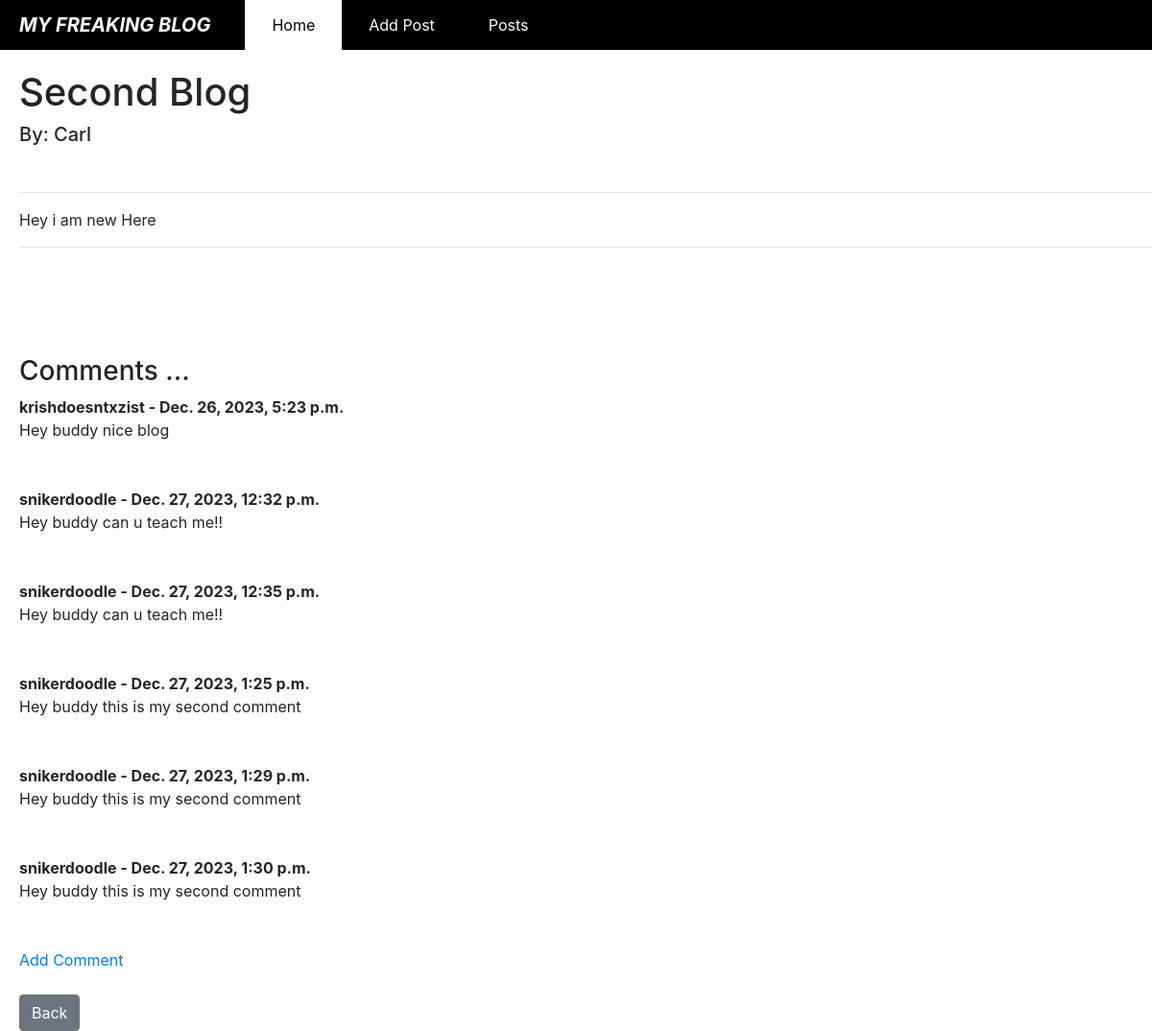
The app's page /article/2 with its own data.
### myblog/models.py (models this page shows, shortened)
class Post(models.Model):
    title = models.CharField(max_length=255)
    author = models.ForeignKey(User,on_delete=models.CASCADE)
    body = models.TextField()

class Comment(models.Model):
    post = models.ForeignKey(Post, on_delete=models.CASCADE ,related_name='comments')
    name = models.CharField(max_length=255)
    body = models.TextField()
    date_added = models.DateTimeField(auto_now_add=True)

### myblog/views.py (the view)
# urls.py: path('article/<int:pk>', ArticleDetailViews.as_view(),name = 'article-detail'),
class ArticleDetailViews(DetailView):
    model = Post
    template_name = 'article_detail.html'

### myblog/templates/article_detail.html
{%extends 'base.html'%}
{%block content%}
<h1>{{post.title}}</h1>
<h5>By: {{post.author}}</h5><br>
<hr>
{{post.body}}
<hr>
<br><br>
<br>
<br>
<h3>Comments ...</h3>
{% if not post.comments.all%}
<p>No comments yet.</p><a href="{%url 'add_comment' post.pk%}">Add one</a>
{%else%}
{%for comment in post.comments.all %}
<strong>
    {{comment.name}} -
    {{comment.date_added}}
</strong>
<br>
{{comment.body}}
<br>
<br>
<br>
{%endfor%}
<a href="{% url 'add_comment' post.pk %}">Add Comment</a>
{% endif %}
<br><br>
<a href="{%url 'home'%}" class="btn btn-secondary" >Back</a>
{%endblock%}

### myblog/templates/base.html (style rules this page uses)
body { background-color: #ffffff; }

### records on screen
Post: title "Second Blog", author "Carl", body "Hey i am new Here"
Comment: name "krishdoesntxzist", date_added "Dec. 26, 2023, 5:23 p.m.", body "Hey buddy nice blog"
Comment: name "snikerdoodle", date_added "Dec. 27, 2023, 12:32 p.m.", body "Hey buddy can u teach me!!"
Comment: name "snikerdoodle", date_added "Dec. 27, 2023, 12:35 p.m.", body "Hey buddy can u teach me!!"
Comment: name "snikerdoodle", date_added "Dec. 27, 2023, 1:25 p.m.", body "Hey buddy this is my second comment"
Comment: name "snikerdoodle", date_added "Dec. 27, 2023, 1:29 p.m.", body "Hey buddy this is my second comment"
Comment: name "snikerdoodle", date_added "Dec. 27, 2023, 1:30 p.m.", body "Hey buddy this is my second comment"
